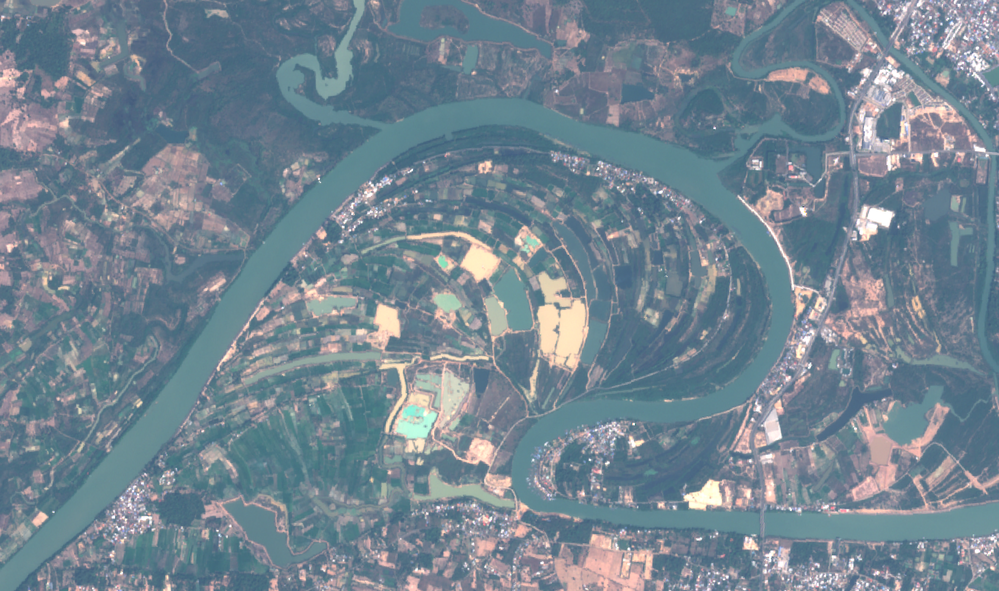
#> input picture data/channel/raw_data/image.png, 999 x 591 px, shrunk from 2894 x 1712 before the run
$ python 22_label_img2class.py
#> lines starting #> are read from the running program, lines starting #| are printed output that depends on the picture
import numpy as np
import pandas as pd
from PIL import Image
import os

# Load the images
img = Image.open('data/channel/raw_data/image.png')
#> img is the input picture: PIL image 999x591 RGBA; mean R, G, B, A 115.8, 133.1, 145.5, 255
label = Image.open('data/channel/raw_data/label.png')
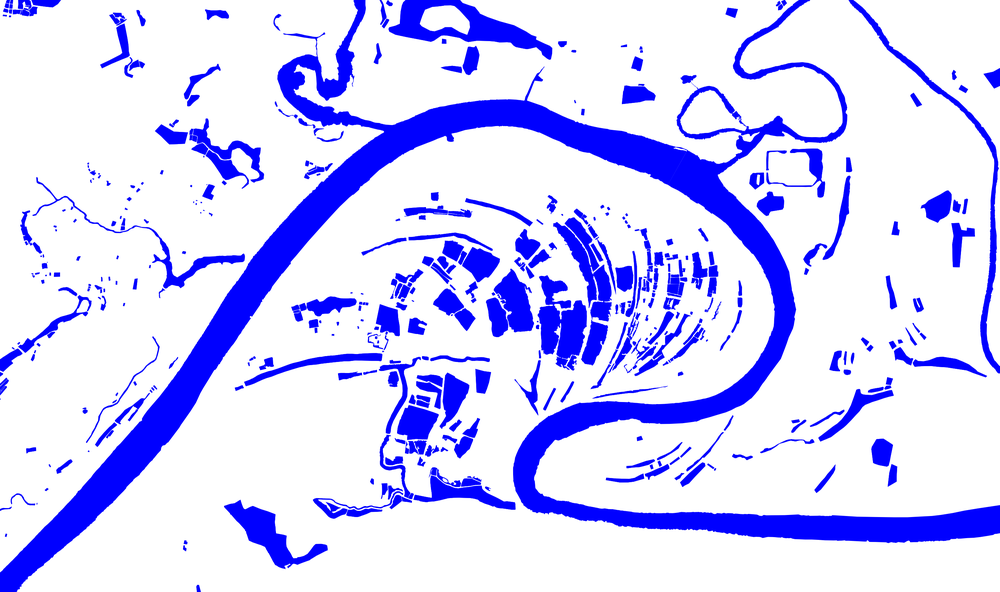
#> input picture data/channel/raw_data/label.png, 1000 x 592 px, shrunk from 2896 x 1714 before the run
#> label is the input picture: PIL image 1000x592 RGBA; mean R, G, B, A 207.3, 207.3, 255, 255

# Check and match image sizes
if img.size != label.size:
    print(f"Resizing label from {label.size} to {img.size}")
#| Resizing label from (1000, 592) to (999, 591)
    label = label.resize(img.size, Image.NEAREST)
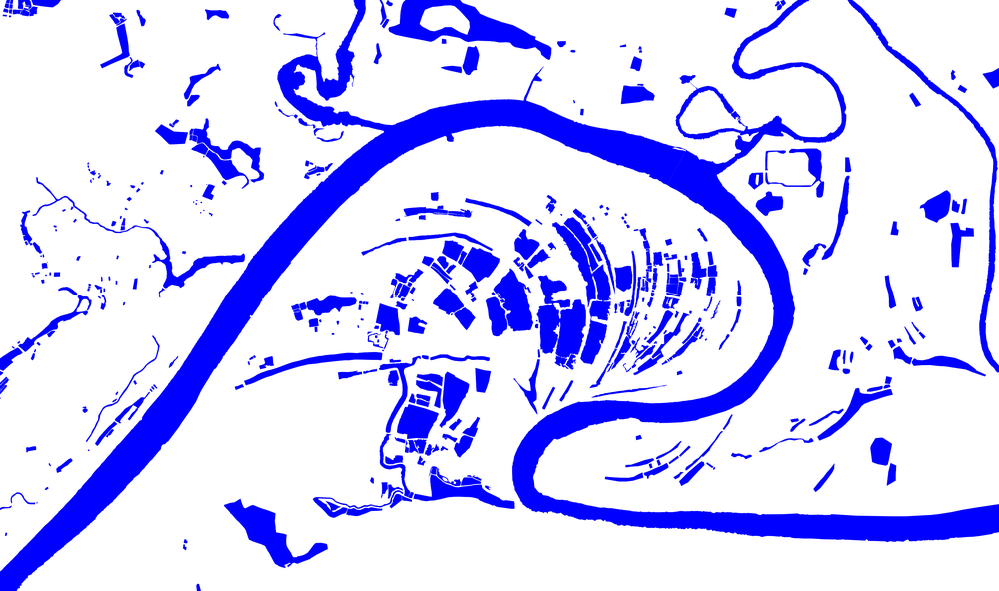
#> label: PIL image 999x591 RGBA; mean R, G, B, A 207.3, 207.3, 255, 255

# Convert to numpy arrays and remove the alpha channel
img = np.array(img)[:, :, :3]  # Remove alpha channel for RGB
#> img: shape (591, 999, 3)
label = np.array(label)[:, :, :3]  # Remove alpha channel for RGB in label as well
#> label: shape (591, 999, 3)

# Define color mappings for the labels
background = [255, 255, 255]  # RGB for background
waterbody = [0, 0, 255]       # RGB for waterbody

# Create a function to map color to label
def map_color_to_label(pixel):
    if np.array_equal(pixel, background):
        return 0  # Label for background
    elif np.array_equal(pixel, waterbody):
        return 1  # Label for waterbody
    else:
        return -1  # Unknown or ignore other colors if any

# Map the label image to numeric labels
label_mapped = np.apply_along_axis(map_color_to_label, 2, label)  # Only use RGB for mapping
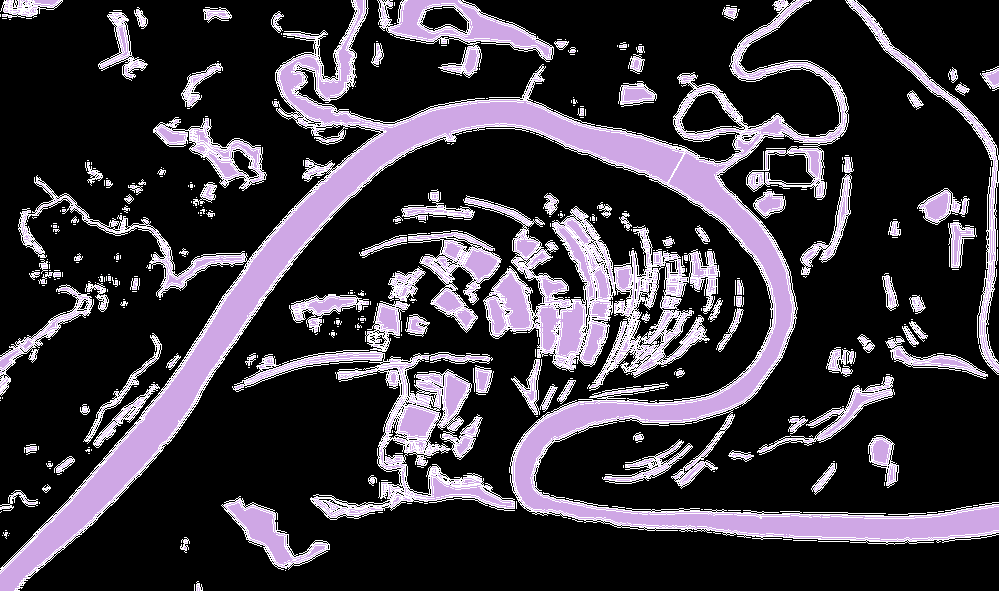
#> label_mapped: shape (591, 999) int64; 3 distinct labels, from -1 to 1; one colour per label, 0 black, -1 white

# Flatten image and label arrays
img_flat = img.reshape(-1, 3)
label_flat = label_mapped.flatten()

# Filter out unknown labels if necessary
valid_indices = label_flat >= 0
img_flat = img_flat[valid_indices]
label_flat = label_flat[valid_indices]

# Create DataFrame
df = pd.DataFrame(img_flat, columns=['Red_Channel', 'Green_Channel', 'Blue_Channel'])
#> df = table of 517281 rows and 3 columns
df['Label'] = label_flat

# Create the 'tabular' directory if it doesn't exist
os.makedirs('tabular', exist_ok=True)

# Save to CSV in the 'tabular' folder
df.to_csv('tabular/channel_data_with_labels.csv', index=False)

print("CSV file saved to 'tabular/channel_data_with_labels.csv'")
